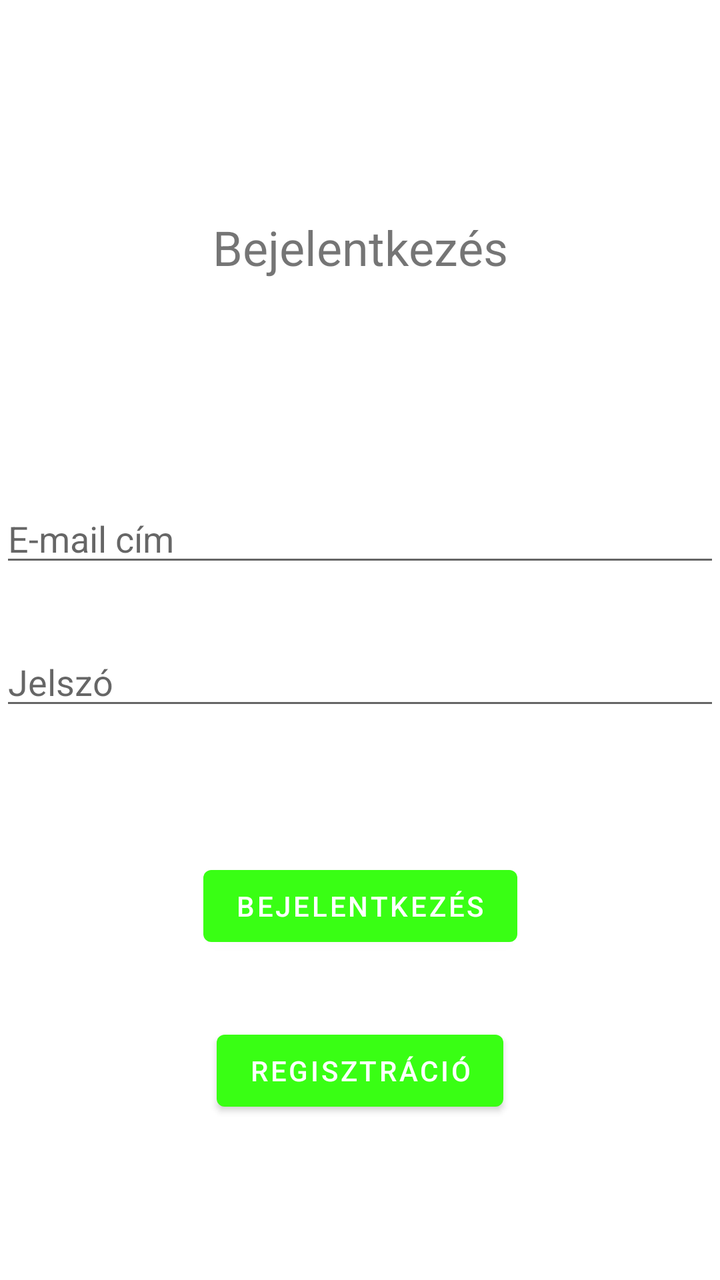
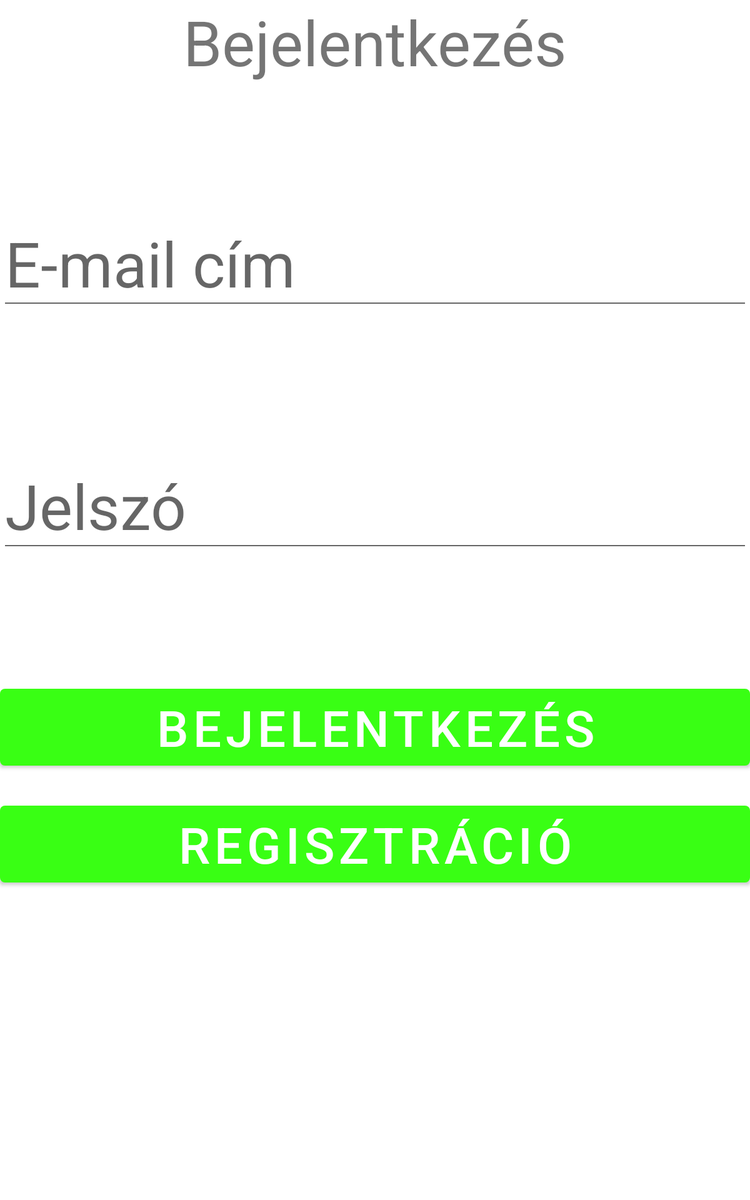

Two renders of one Android screen. The first uses the default layout on a phone; the second uses the alternative layout the repository ships for a different screen configuration, on a matching device. The two XML files are below.
<!-- AndroidManifest.xml: application theme Theme.GardeningProductsWebshop -->
<!-- res/layout/activity_main.xml -->
<?xml version="1.0" encoding="utf-8"?>
<androidx.constraintlayout.widget.ConstraintLayout xmlns:android="http://schemas.android.com/apk/res/android"
    xmlns:app="http://schemas.android.com/apk/res-auto"
    xmlns:tools="http://schemas.android.com/tools"
    android:layout_width="match_parent"
    android:layout_height="match_parent"
    tools:context=".MainActivity">

    <TextView
        android:id="@+id/loginTextView"
        android:layout_width="match_parent"
        android:layout_height="wrap_content"
        android:layout_alignParentStart="true"
        android:layout_alignParentEnd="true"
        android:text="@string/login"
        android:textAlignment="center"
        android:textSize="24sp"
        app:layout_constraintBottom_toTopOf="@+id/editTextEmail"
        app:layout_constraintTop_toTopOf="parent"
        />

    <EditText
        android:id="@+id/editTextEmail"
        android:layout_width="match_parent"
        android:layout_height="wrap_content"
        android:layout_marginBottom="24dp"
        android:ems="10"
        android:hint="@string/email"
        android:inputType="textEmailAddress"
        app:layout_constraintBottom_toBottomOf="parent"
        app:layout_constraintTop_toTopOf="parent"
        app:layout_constraintVertical_bias="0.43"
        tools:layout_editor_absoluteX="0dp" />

    <EditText
        android:id="@+id/editTextPassword"
        android:layout_width="match_parent"
        android:layout_height="wrap_content"
        android:layout_marginBottom="250dp"

        android:ems="10"
        android:hint="@string/password"
        android:inputType="textPassword"
        app:layout_constraintBottom_toBottomOf="parent"
        app:layout_constraintTop_toBottomOf="@+id/editTextEmail" />

    <Button
        android:id="@+id/loginButton"
        android:layout_width="wrap_content"
        android:layout_height="wrap_content"
        android:text="@string/login"
        android:onClick="login"
        app:layout_constraintBottom_toBottomOf="parent"
        app:layout_constraintEnd_toEndOf="parent"
        app:layout_constraintStart_toStartOf="parent"
        app:layout_constraintTop_toBottomOf="@+id/editTextPassword"
        app:layout_constraintVertical_bias="0.298"
        />

    <Button
        android:id="@+id/registerButton"
        android:layout_width="wrap_content"
        android:layout_height="wrap_content"
        android:text="@string/registration"
        android:onClick="registration"
        app:layout_constraintBottom_toBottomOf="parent"
        app:layout_constraintEnd_toEndOf="parent"
        app:layout_constraintStart_toStartOf="parent"
        app:layout_constraintTop_toBottomOf="@+id/loginButton"
        app:layout_constraintVertical_bias="0.298"
        />


</androidx.constraintlayout.widget.ConstraintLayout>
<!-- resources referenced by this layout -->
<resources>
  <string name="email">E-mail cím</string>
  <string name="login">Bejelentkezés</string>
  <string name="password">Jelszó</string>
  <string name="registration">Regisztráció</string>
  <style name="Theme.GardeningProductsWebshop" parent="Theme.MaterialComponents.DayNight.DarkActionBar">
          
          <item name="colorPrimary">@color/green</item>
          <item name="colorPrimaryVariant">@color/purple_700</item>
          <item name="colorOnPrimary">@color/white</item>
          
          <item name="colorSecondary">@color/teal_200</item>
          <item name="colorSecondaryVariant">@color/teal_700</item>
          <item name="colorOnSecondary">@color/black</item>
          
          <item name="android:statusBarColor" tools:targetApi="l">?attr/colorPrimaryVariant</item>
          
      </style>
  <color name="green">#39ff14</color>
  <color name="purple_700">#FF3700B3</color>
  <color name="white">#FFFFFFFF</color>
  <color name="teal_200">#FF03DAC5</color>
  <color name="teal_700">#FF018786</color>
  <color name="black">#FF000000</color>
</resources>
<!-- res/layout-sw600dp/activity_main.xml (the repository's variant of the layout above) -->
<!-- drawn on a 7-inch tablet held upright -->
<?xml version="1.0" encoding="utf-8"?>
<LinearLayout
    xmlns:android="http://schemas.android.com/apk/res/android"
    xmlns:app="http://schemas.android.com/apk/res-auto"
    xmlns:tools="http://schemas.android.com/tools"
    android:layout_width="match_parent"
    android:layout_height="match_parent"
    android:orientation="vertical"
    tools:context=".MainActivity">

    <TextView
        android:id="@+id/loginTextView"
        android:layout_width="match_parent"
        android:layout_height="wrap_content"
        android:layout_alignParentStart="true"
        android:layout_alignParentEnd="true"
        android:text="@string/login"
        android:textAlignment="center"
        android:textSize="50sp"
        app:layout_constraintBottom_toTopOf="@+id/editTextEmail"
        app:layout_constraintTop_toTopOf="parent"
        />

    <EditText
        android:id="@+id/editTextEmail"
        android:layout_width="match_parent"
        android:layout_height="wrap_content"
        android:layout_marginBottom="10dp"
        android:ems="10"
        android:hint="@string/email"
        android:inputType="textEmailAddress"
        android:layout_marginTop="100dp"
        android:textSize="50sp"

        tools:layout_editor_absoluteX="0dp" />

    <EditText
        android:id="@+id/editTextPassword"
        android:layout_width="match_parent"
        android:layout_height="wrap_content"
        android:ems="10"
        android:hint="@string/password"
        android:inputType="textPassword"
        android:layout_marginTop="100dp"
        android:textSize="50sp"
        />

    <Button
        android:id="@+id/loginButton"
        android:layout_width="match_parent"
        android:layout_height="wrap_content"
        android:layout_marginTop="100dp"
        android:onClick="login"
        android:textSize="40sp"
        android:text="@string/login"
        />

    <Button
        android:id="@+id/registerButton"
        android:layout_width="match_parent"
        android:layout_height="wrap_content"
        android:layout_marginTop="20dp"
        android:onClick="login"
        android:textSize="40sp"
        android:text="@string/registration"


        />


</LinearLayout>
